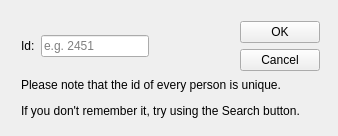
<?xml version="1.0" encoding="UTF-8"?>
<ui version="4.0">
 <class>IdRequestDialog</class>
 <widget class="QWidget" name="IdRequestDialog">
  <property name="geometry">
   <rect>
    <x>0</x>
    <y>0</y>
    <width>338</width>
    <height>136</height>
   </rect>
  </property>
  <property name="windowTitle">
   <string>Enter the requested Id</string>
  </property>
  <widget class="QWidget" name="layoutWidget">
   <property name="geometry">
    <rect>
     <x>10</x>
     <y>10</y>
     <width>321</width>
     <height>121</height>
    </rect>
   </property>
   <layout class="QGridLayout" name="gridLayout">
    <item row="0" column="0">
     <layout class="QHBoxLayout" name="horizontalLayout_2">
      <item>
       <layout class="QHBoxLayout" name="horizontalLayout">
        <item>
         <widget class="QLabel" name="label">
          <property name="text">
           <string>Id:</string>
          </property>
         </widget>
        </item>
        <item>
         <widget class="QLineEdit" name="idLineEdit">
          <property name="placeholderText">
           <string>e.g. 2451</string>
          </property>
         </widget>
        </item>
       </layout>
      </item>
      <item>
       <spacer name="horizontalSpacer">
        <property name="orientation">
         <enum>Qt::Horizontal</enum>
        </property>
        <property name="sizeHint" stdset="0">
         <size>
          <width>40</width>
          <height>20</height>
         </size>
        </property>
       </spacer>
      </item>
      <item>
       <layout class="QVBoxLayout" name="verticalLayout">
        <item>
         <widget class="QPushButton" name="okButton">
          <property name="text">
           <string>OK</string>
          </property>
         </widget>
        </item>
        <item>
         <widget class="QPushButton" name="cancelButton">
          <property name="text">
           <string>Cancel</string>
          </property>
         </widget>
        </item>
       </layout>
      </item>
     </layout>
    </item>
    <item row="1" column="0">
     <widget class="QLabel" name="label_2">
      <property name="text">
       <string>&lt;html&gt;&lt;head/&gt;&lt;body&gt;&lt;p&gt;Please note that the id of every person is unique. &lt;/p&gt;&lt;p&gt;If you don't remember it, try using the Search button.&lt;/p&gt;&lt;/body&gt;&lt;/html&gt;</string>
      </property>
     </widget>
    </item>
   </layout>
  </widget>
 </widget>
 <layoutdefault spacing="6" margin="11"/>
 <resources/>
 <connections/>
</ui>
